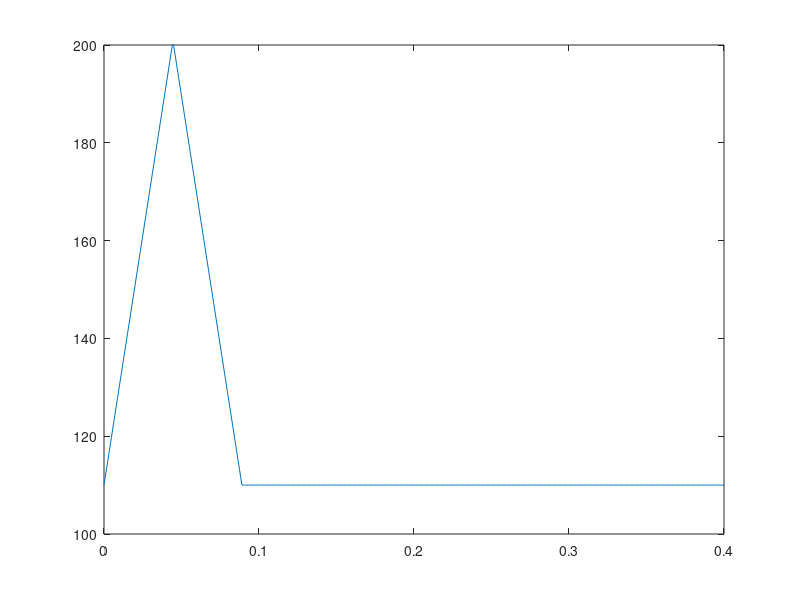

Recreate this plot in MATLAB. (Note: this script raises an error after producing the figure.)
clc
clear
close all
%% Params

f = 2.5; % Hz
T = 1/f;

N = 500;
publish_rate = f*N

V_thrust = 2000; % mm/s
V_swing = 2000; % mm/s
V_return = 2000; % mm/s

L_touchdown = 110; % mm
L_liftoff = 200; % mm
L_swing = 110; % mm


%% Calculation

h = L_touchdown*ones(N,1);
t = linspace(0,T,N);

% thrust phase (1)
dh_thrust = L_liftoff - L_touchdown;
T_thrust = dh_thrust / V_thrust;
i_thrust = int32(T_thrust / T * N);
t_thrust = linspace(0,T_thrust,i_thrust);
h(1:i_thrust) = L_touchdown + (t_thrust/T_thrust).*(dh_thrust);

% swing phase (2)
dh_swing = L_swing - L_liftoff;
T_swing = -dh_swing / V_swing;
i_swing = int32(T_swing / T * N);
t_swing = -linspace(0,T_swing,i_swing);
h(i_thrust+1:i_thrust+i_swing) = L_liftoff - (t_swing/T_swing).*dh_swing;

% return phase (3)
dh_return = L_touchdown - L_swing;
T_return = dh_return / V_return;
i_return = int32(T_return / T * N);
t_return = linspace(0,T_return,i_return);
h(i_thrust+i_swing+1:i_thrust+i_swing+i_return) = L_swing + (t_return/T_return).*dh_return;

%% Visualize

figure
plot(t,h)


%% Save

x = zeros(N,1);
z = zeros(N,1);
dat = [x -h z];
writematrix(dat, 'jump-test.csv', 'Delimiter', ',')